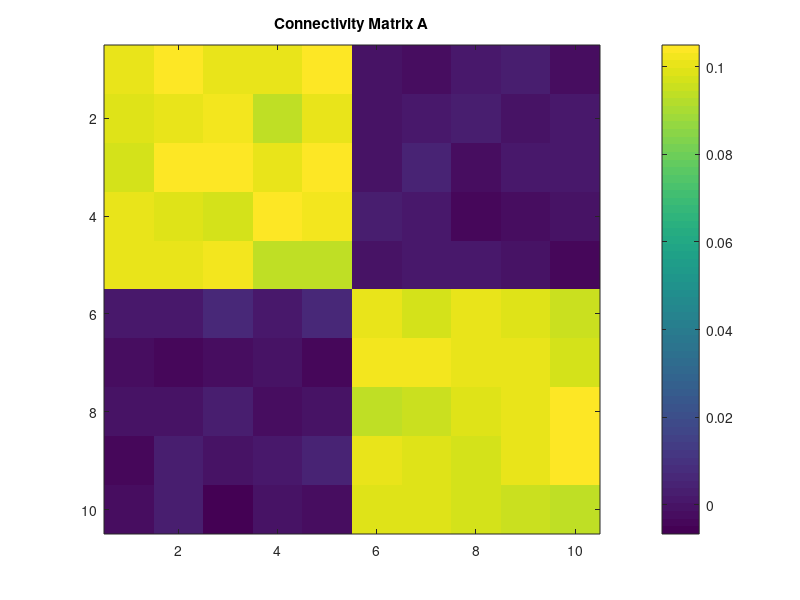

Here is the MATLAB script that generated this plot: (Note: this script raises an error after producing the figure.)
%% Find Minimum Information Partition (MIP) in a multivariate autoregressive model, 
%   X^t = A*X^{t-1} + E,
% where A is a connectivity matrix and E is gaussian noise.

%% options
%           options: options for computing phi and MIP search
%           
%           options.type_of_dist:
%              'Gauss': Gaussian distribution
%              'discrete': discrete probability distribution
%           options.type_of_phi:
%              'SI': phi_H, stochastic interaction
%              'Geo': phi_G, information geometry version
%              'star': phi_star, based on mismatched decoding
%              'MI': Multi (Mutual) information, I(X_1, Y_1; X_2, Y_2)
%              'MI1': Multi (Mutual) information. I(X_1; X_2). (IIT1.0)
%           options.type_of_MIPsearch
%              'Exhaustive': exhau stive search
%              'Queyranne': Queyranne algorithm
%              'REMCMC': Replica Exchange Monte Carlo Method 
%           options.normalization: 
%              0: without normalization of phi by Entropy
%              1: with normalization of phi by Entropy

clear all;
addpath(genpath('../PhiToolbox'))

%% generate time series data
%%%%%%%%%%%%%%%%%%%%%%%%%%%%%%%%%%%%%%%%%%%%%%%%%%%%%%%%%%%%%%%%%%%%%%%%%%%
disp('Generating time series data...')

%%% construct connectivity matrix %%%
N = 10; % the number of elements
A = zeros(N); % A: connectivity matrix (block structured)
n_block = 2;
for i = 1:n_block
    indices_block = ((1+(i-1)*N/n_block):i*N/n_block)';
    A(indices_block, indices_block) = 1/N;
end
A = A + 0.01*randn(N)/sqrt(N);

figure(1)
imagesc(A)
title('Connectivity Matrix A')
colorbar;

%%% generate random gaussian time series X %%%
T = 10^6;
X = zeros(N,T);
X(:,1) = randn(N,1);
for t=2: T
    E = randn(N,1);
    X(:,t) = A*X(:,t-1) + E;
end

%% params
params.tau = 1; % time delay

%% options
options.type_of_dist = 'Gauss'; % type of probability distributions
options.type_of_phi = 'star'; % type of phi
options.type_of_MIPsearch = 'Exhaustive'; % type of MIP search
options.normalization = 1; % normalization by Entropy

%% find Minimum Information Partition (MIP)
tic;
[Z_MIP, phi_MIP] = MIP_search(X, params, options );
CalcTime = toc;

disp( ['CalcTime=', num2str(CalcTime)])
disp(['phi at the MIP: ', num2str(phi_MIP)])
disp(['the MIP: ', num2str(Z_MIP)])
disp(' ')